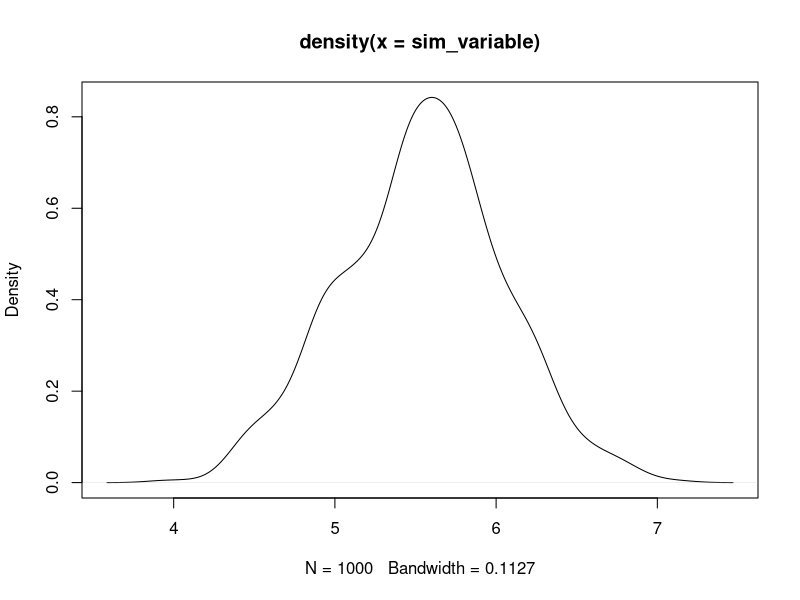

Generate this figure with R:
####################
# Normalverteilung #
####################

# Reproduzierbarkeit sicherstellen
set.seed(1701)

# Variable simulieren
sim_variable <- rnorm(n=1000, mean=5.5, sd=0.5)

# Dichtefunktion der simulierten Variable
plot(density(sim_variable))